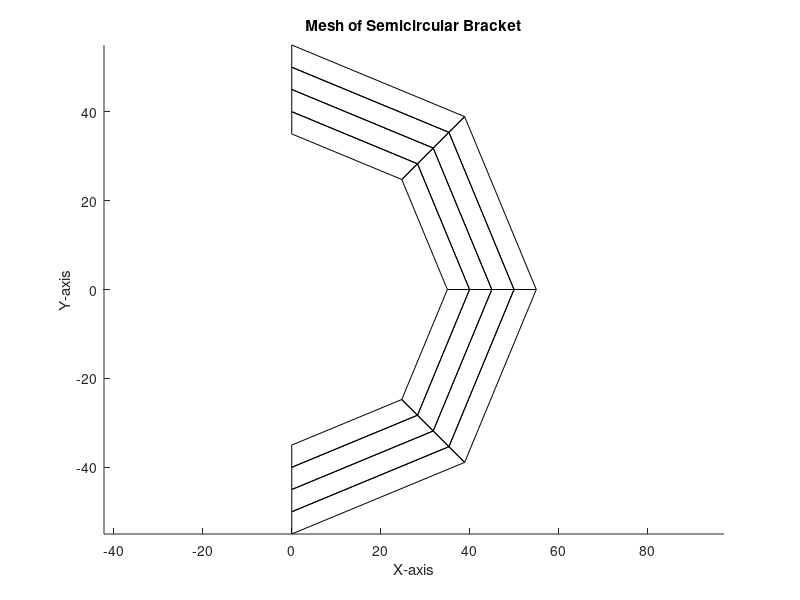
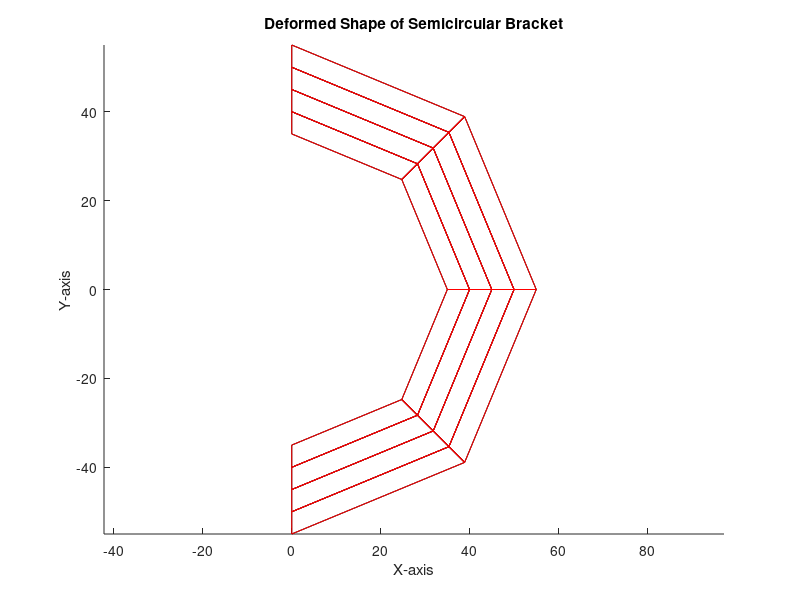

The MATLAB source for these figures, in order:
%Project 2: Finite Element Solution for a Curved Bracket
%Name: Arjun Posarajah Student#:1004881737

% Parameters/Properties
inner_radius = 35; 
outer_radius = 55; 
width = 20; 
thickness = 2; 
numtheta = 4;                    % Circumferential Number of Elements
numradial = 4;                   % Radial Number of Elements
elasticmodulus = 200e6; 
poissonratio = 0.3; 
appliedforce = 4e3; % in Newtons

% Generate coordinates for nodes
thetavals = linspace(-pi/2, pi/2, numtheta + 1);                 % Angle range from -pi/2 to pi/2
radialvals = flip(linspace(inner_radius, outer_radius, numradial + 1));     % Radial values from inner to outer radius

% Create nodes 
nodes = zeros((numtheta + 1) * (numradial + 1), 2);
nodeindex = 1;
for i = 1:(numradial + 1)
    for j = 1:(numtheta + 1)
        nodes(nodeindex, 1) = radialvals(i) * cos(thetavals(j));        % Convert polar to Cartesian coordinates
        nodes(nodeindex, 2) = radialvals(i) * sin(thetavals(j));
        nodeindex = nodeindex + 1;
    end
end

% The position of each node in the mesh to draw isoparametric elements
elements = zeros(numtheta * numradial, 5);
element_index = 1;
for i = 1:numradial
    for j = 1:numtheta
        node1 = (i - 1) * (numtheta+1) + j;      %Example: When dividing by 10 radial elements, 11 nodes will happen which is why we add by 1      
        node2 = node1 + 1;
        node3 = node1 + numtheta + 2;
        node4 = node1 + numtheta + 1;
        elements(element_index, :) = [node1, node2, node3, node4, node1];       % Store contour numbers element by element column wise.
        element_index = element_index + 1;
    end
end

% Plotting the mesh
figure;
hold on;
for i = 1:size(elements, 1)
    n = elements(i, :);
    x = nodes(n, 1);
    y = nodes(n, 2);
    plot(x, y, 'k'); % Plotting edges of each element
end
xlabel('X-axis');
ylabel('Y-axis');
title('Mesh of Semicircular Bracket');
axis equal;
hold off;

% Given geometry is in plane stress:

D = (elasticmodulus/1-((poissonratio)^2)) * [1, poissonratio, 0;poissonratio, 1, 0;0, 0, ((1-poissonratio)/2)];       % Pa

%Calculating global stiffness matrix
%Using 2-point Gauss quadrature to calculate each GN4Q value:

xi = [(1/sqrt(3)) (1/sqrt(3)) -(1/sqrt(3)) -(1/sqrt(3))];
n = [(1/sqrt(3)) -(1/sqrt(3)) (1/sqrt(3)) -(1/sqrt(3))];

GN4Q1 = (1/4) * [n(1)-1 1-n(1) 1+n(1) -n(1)-1; xi(1)-1 -xi(1)-1 1+xi(1) 1-xi(1)]; 
GN4Q2 = (1/4) * [n(2)-1 1-n(2) 1+n(2) -n(2)-1; xi(2)-1 -xi(2)-1 1+xi(2) 1-xi(2)];
GN4Q3 = (1/4) * [n(3)-1 1-n(3) 1+n(3) -n(3)-1; xi(3)-1 -xi(3)-1 1+xi(3) 1-xi(3)]; 
GN4Q4 = (1/4) * [n(4)-1 1-n(4) 1+n(4) -n(4)-1; xi(4)-1 -xi(4)-1 1+xi(4) 1-xi(4)]; 

%Allocating memory for the global stiffness matrix
TotalDOFs= (numtheta+1)*(numradial+1)*2;
Totalelements=numtheta*numradial;
k = sparse(TotalDOFs, TotalDOFs);
DOF=zeros(Totalelements,8);

XDOFs = (2 .* (elements(:,1:4))) - 1;
YDOFs = (2 .* (elements(:,1:4)));

for i = 1:Totalelements
        DOF(i,:) = [XDOFs(i,1); YDOFs(i,1); XDOFs(i,2); YDOFs(i,2); XDOFs(i,3); YDOFs(i,3); XDOFs(i,4); YDOFs(i,4);]; 
end

%Single Loop iteration calculates individual element stiffness matrix and
%Pulls to the global stiffness matrix
xcoord= nodes(:,1);
ycoord= nodes(:,2);

for i = 1: Totalelements
    coord_ind = elements(i,:);
    Xval = xcoord(coord_ind);
    Yval = ycoord(coord_ind);
    coordmat = [Xval(1) Yval(1); Xval(2) Yval(2); Xval(3) Yval(3); Xval(4) Yval(4)];
    J1 = GN4Q1 * coordmat;
    J2 = GN4Q2 * coordmat;
    J3 = GN4Q3 * coordmat;
    J4 = GN4Q4 * coordmat;
    detJ1 = det(J1);
    invJ1 = inv(J1);
    detJ2 = det(J2);
    invJ2 = inv(J2);
    detJ3 = det(J3);
    invJ3 = inv(J3);
    detJ4 = det(J4);
    invJ4 = inv(J4);
    Hstar1 = invJ1\GN4Q1;
    Hstar2 = invJ2\GN4Q2;
    Hstar3 = invJ3\GN4Q3;
    Hstar4 = invJ4\GN4Q4;
    H1 = [Hstar1(1,1) 0 Hstar1(1,2) 0 Hstar1(1,3) 0 Hstar1(1,4) 0; 0 Hstar1(2,1) 0 Hstar1(2,2) 0 Hstar1(2,3) 0 Hstar1(2,4); Hstar1(2,1) Hstar1(1,1) Hstar1(2,2) Hstar1(1,2) Hstar1(2,3) Hstar1(1,3) Hstar1(2,4) Hstar1(1,4)];
    H2 = [Hstar2(1,1) 0 Hstar2(1,2) 0 Hstar2(1,3) 0 Hstar2(1,4) 0; 0 Hstar2(2,1) 0 Hstar2(2,2) 0 Hstar2(2,3) 0 Hstar2(2,4); Hstar2(2,1) Hstar2(1,1) Hstar2(2,2) Hstar2(1,2) Hstar2(2,3) Hstar2(1,3) Hstar2(2,4) Hstar2(1,4)];
    H3 = [Hstar3(1,1) 0 Hstar3(1,2) 0 Hstar3(1,3) 0 Hstar3(1,4) 0; 0 Hstar3(2,1) 0 Hstar3(2,2) 0 Hstar3(2,3) 0 Hstar3(2,4); Hstar3(2,1) Hstar3(1,1) Hstar3(2,2) Hstar3(1,2) Hstar3(2,3) Hstar3(1,3) Hstar3(2,4) Hstar3(1,4)];
    H4 = [Hstar4(1,1) 0 Hstar4(1,2) 0 Hstar4(1,3) 0 Hstar4(1,4) 0; 0 Hstar4(2,1) 0 Hstar4(2,2) 0 Hstar4(2,3) 0 Hstar4(2,4); Hstar4(2,1) Hstar4(1,1) Hstar4(2,2) Hstar4(1,2) Hstar4(2,3) Hstar4(1,3) Hstar4(2,4) Hstar4(1,4)];
    kstar = (detJ1.*(H1.')*D*H1) + (detJ2.*(H2.')*D*H2) + (detJ3.*(H3.')*D*H3) + (detJ4.*(H4.')*D*H4);    % Pa
    elementDOF = DOF(i,:);
    k(elementDOF,elementDOF) = k(elementDOF,elementDOF) + kstar;      % Pa
end

%Fixed Points 
dof_fixed= zeros(1,(numradial+1)*2)
n_fixed = 2*(numtheta+1);
i=1;
j=1;
while i <= n_fixed
    dof_fixed(i) = (j - 1) * 2 * (numtheta+1) + 1;
    dof_fixed(i+1) = dof_fixed(i) + 1;
    dof_fixed(i+2) = j * 2 * (numtheta+1) - 1;
    dof_fixed(i+3) = dof_fixed(i+2) + 1;
    j = j + 1;
    i = i+4;
end

dof_all=(1:(nodeindex-1)*2);
free_dof = setdiff(dof_all, dof_fixed);

%disp('Stiffness matrix for the given linear semi-circular beam is: \n');
%disp(full(k(free_dof, free_dof)));
K=(full(k(free_dof, free_dof)));


% force position finder function: 
% Find the middle node of the middle thickness of the middle shape
fnode = (numradial - 1)*(numtheta + 1) + (numtheta/2);

forcedof=fnode*2

% Apply the force at the closest node
force_magnitude = -40000; % 4 kN
applied_force_vector = zeros(TotalDOFs, 1);
applied_force_vector(forcedof,1)=force_magnitude;

displacement=(1/2).* (K\applied_force_vector(free_dof));

[row_indices, col_indices] = find(displacement);
newnodes = zeros(size(nodes));
% Create nodes 
nodeindex = 1;
for i = 1:(numradial + 1)
    for j = 1:(numtheta + 1)
        newnodes(nodeindex, 1) = radialvals(i) * cos(thetavals(j));        % Convert polar to Cartesian coordinates
        newnodes(nodeindex, 2) = radialvals(i) * sin(thetavals(j));
        nodeindex = nodeindex + 1;
    end
end
for i = 1:length(col_indices)
    c = col_indices(i);
    r = row_indices(i);
    
    if rem(c, 2) == 1  % If c is odd, update x-coordinate
        cx = (c + 1) / 2;
        newnodes(cx, 1) = newnodes(cx, 1) + displacement(i);
    elseif rem(c, 2) == 0  % If c is even, update y-coordinate
        cy = c / 2;
        newnodes(cy, 2) = newnodes(cy, 2) + displacement(i);
    end
end

% The position of each node in the mesh to draw isoparametric elements
newelements = zeros(numtheta * numradial, 5);
element_index = 1;
for i = 1:numradial
    for j = 1:numtheta
        node1 = (i - 1) * (numtheta+1) + j;      
        node2 = node1 + 1;
        node3 = node1 + numtheta + 2;
        node4 = node1 + numtheta + 1;
        newelements(element_index, :) = [node1, node2, node3, node4, node1];       % Store contour numbers element by element column wise.
        element_index = element_index + 1;
    end
end
% Plotting the original mesh
figure;
hold on;
for i = 1:size(elements, 1)
    n = elements(i, :);
    x = nodes(n, 1);
    y = nodes(n, 2);
    plot(x, y, 'k'); % Plotting edges of each element
end

% Plotting the deformed shape
for i = 1:size(newelements, 1)
    n = newelements(i, :);
    x = newnodes(n, 1);
    y = newnodes(n, 2);
    plot(x, y, 'r'); % Plotting deformed shape
end

xlabel('X-axis');
ylabel('Y-axis');
title('Deformed Shape of Semicircular Bracket');
axis equal;
hold off;





 


